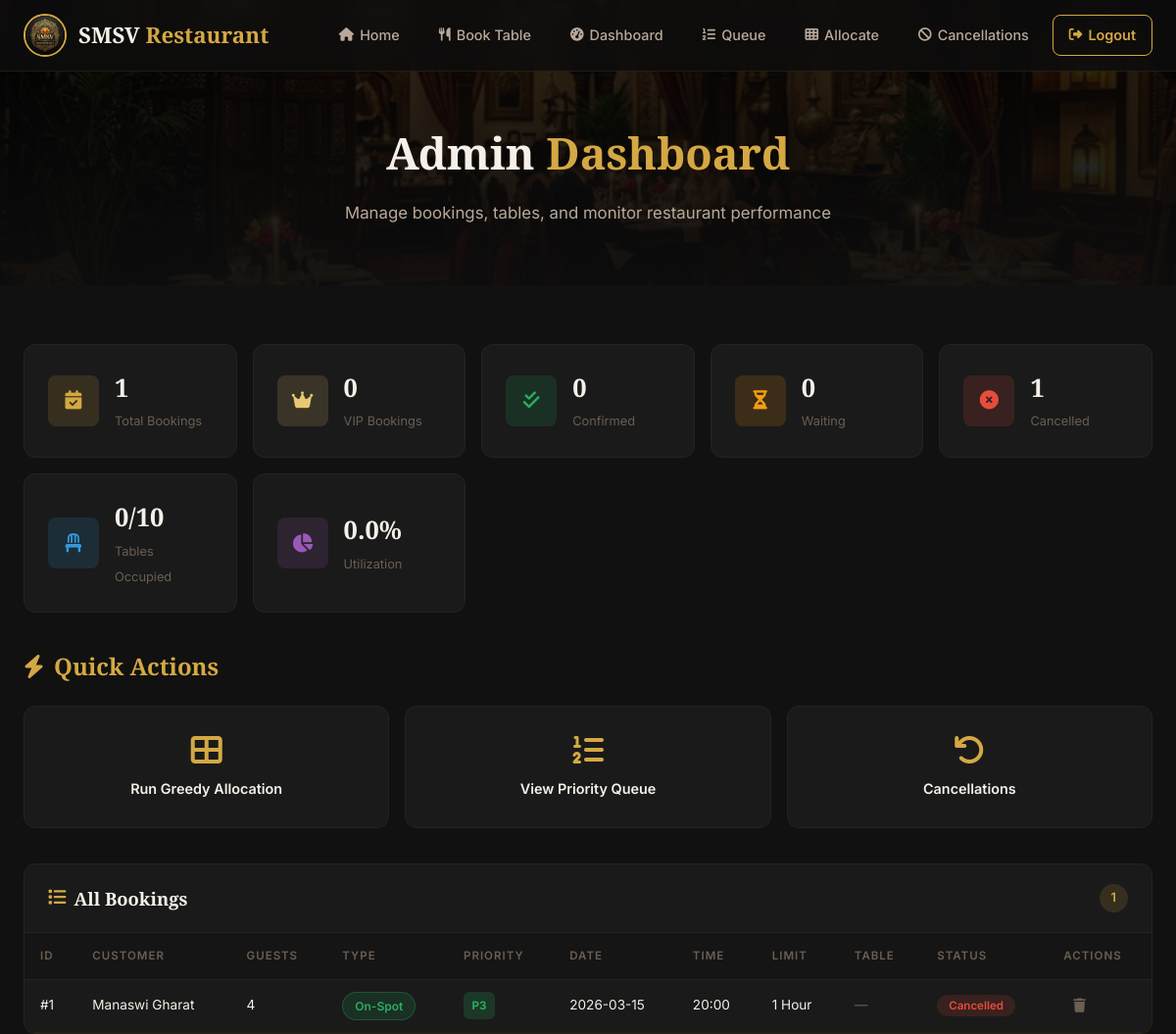
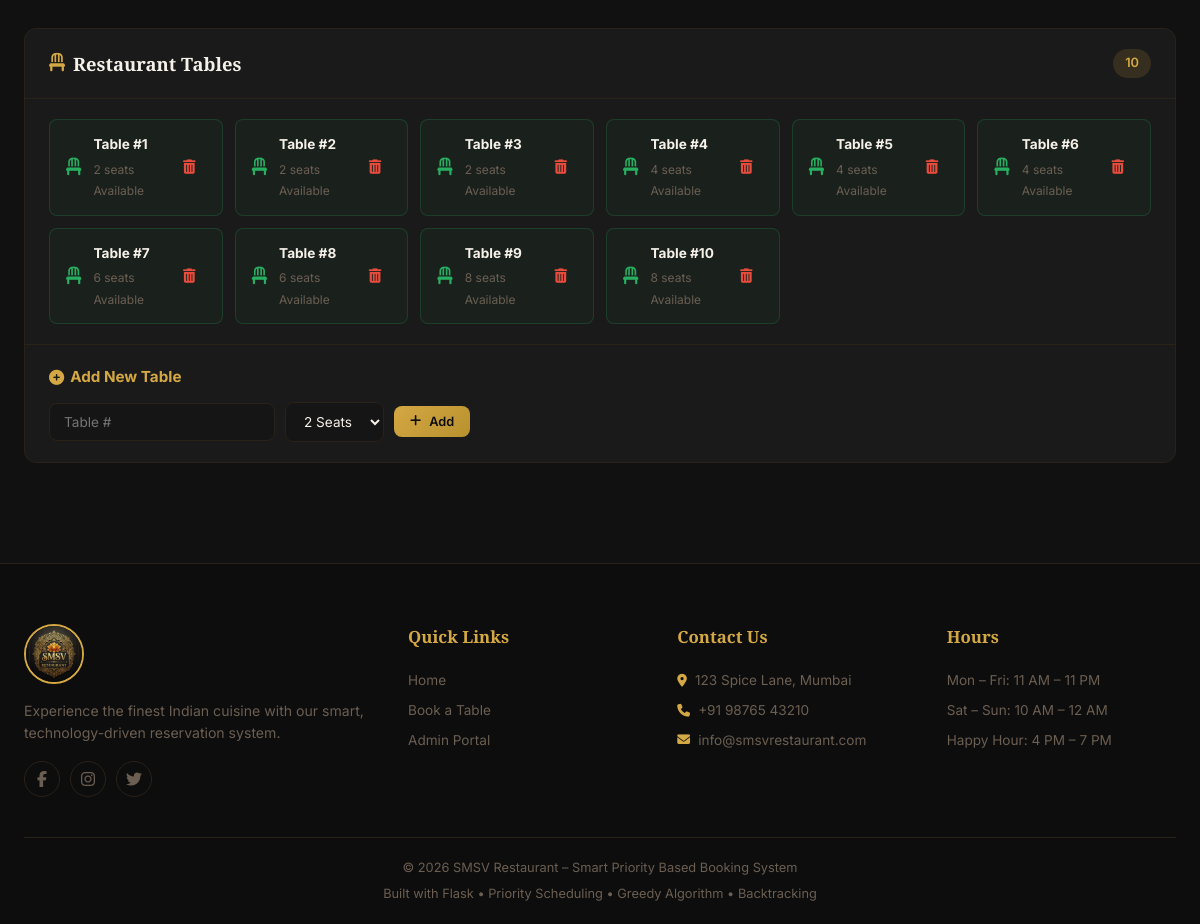
The app's page /admin/dashboard (signed in) with its own data (2 pictures, top to bottom).
### tables this page shows
CREATE TABLE bookings (
            id INTEGER PRIMARY KEY AUTOINCREMENT,
            customer_name TEXT NOT NULL,
            people_count INTEGER NOT NULL,
            booking_type TEXT NOT NULL CHECK(booking_type IN ('VIP', 'Pre-Booking', 'On-Spot')),
            priority INTEGER NOT NULL,
            booking_date TEXT NOT NULL,
            booking_time TEXT NOT NULL,
            time_limit TEXT NOT NULL,
            status TEXT NOT NULL DEFAULT 'Waiting'
                CHECK(status IN ('Waiting', 'Confirmed', 'Cancelled', 'Completed', 'Upgraded')),
            table_id INTEGER,
            created_at TIMESTAMP DEFAULT CURRENT_TIMESTAMP,
            notification TEXT,
            FOREIGN KEY (table_id) REFERENCES tables(id)
        );

CREATE TABLE tables (
            id INTEGER PRIMARY KEY AUTOINCREMENT,
            table_number INTEGER NOT NULL UNIQUE,
            capacity INTEGER NOT NULL,
            is_available INTEGER NOT NULL DEFAULT 1
        );

### app.py (the view)
@app.route('/admin/dashboard')
def admin_dashboard():
    if not session.get('admin'):
        flash('Please log in first.', 'error')
        return redirect(url_for('admin_login'))
    stats = get_dashboard_stats()
    bookings = get_all_bookings()
    tables = get_all_tables()
    return render_template('dashboard.html', stats=stats, bookings=bookings, tables=tables)

### database.py (called while the page is built)
def get_db():
    conn = sqlite3.connect(DATABASE)
    conn.row_factory = sqlite3.Row
    conn.execute("PRAGMA foreign_keys = ON")
    return conn

### models.py (called while the page is built)
def get_all_bookings():
    db = get_db()
    bookings = db.execute(
        '''SELECT b.*, t.table_number, t.capacity as table_capacity
           FROM bookings b
           LEFT JOIN tables t ON b.table_id = t.id
           ORDER BY b.priority ASC, b.booking_date ASC, b.booking_time ASC'''
    ).fetchall()
    db.close()
    return bookings

def get_all_tables():
    db = get_db()
    tables = db.execute(
        "SELECT * FROM tables ORDER BY capacity ASC, table_number ASC"
    ).fetchall()
    db.close()
    return tables

### templates/dashboard.html (shortened to what this page needs)
{% extends 'base.html' %}
{% block content %}
<section class="page-header page-header-sm">
    <div class="page-header-bg">
        <img src="{{ url_for('static', filename='images/interior.jpg') }}" alt="Interior">
        <div class="page-header-overlay"></div>
    </div>
    <div class="container">
        <h1>Admin <span class="text-gold">Dashboard</span></h1>
        <p>Manage bookings, tables, and monitor restaurant performance</p>
    </div>
</section>
<section class="dashboard-section">
    <div class="container">
        <div class="stats-grid">
            <div class="stat-card stat-primary">
                <div class="stat-icon"><i class="fas fa-calendar-check"></i></div>
                <div class="stat-info">
                    <span class="stat-number">{{ stats.total_bookings }}</span>
                    <span class="stat-label">Total Bookings</span>
                </div>
            </div>
            <div class="stat-card stat-gold">
                <div class="stat-icon"><i class="fas fa-crown"></i></div>
                <div class="stat-info">
                    <span class="stat-number">{{ stats.vip_bookings }}</span>
                    <span class="stat-label">VIP Bookings</span>
                </div>
            </div>
            <div class="stat-card stat-green">
                <div class="stat-icon"><i class="fas fa-check-double"></i></div>
                <div class="stat-info">
                    <span class="stat-number">{{ stats.confirmed_bookings }}</span>
                    <span class="stat-label">Confirmed</span>
                </div>
            </div>
            <div class="stat-card stat-orange">
                <div class="stat-icon"><i class="fas fa-hourglass-half"></i></div>
                <div class="stat-info">
                    <span class="stat-number">{{ stats.waiting_bookings }}</span>
                    <span class="stat-label">Waiting</span>
                </div>
            </div>
            <div class="stat-card stat-red">
                <div class="stat-icon"><i class="fas fa-times-circle"></i></div>
                <div class="stat-info">
                    <span class="stat-number">{{ stats.cancelled_bookings }}</span>
                    <span class="stat-label">Cancelled</span>
                </div>
            </div>
            <div class="stat-card stat-blue">
                <div class="stat-icon"><i class="fas fa-chair"></i></div>
                <div class="stat-info">
                    <span class="stat-number">{{ stats.occupied_tables }}/{{ stats.total_tables }}</span>
                    <span class="stat-label">Tables Occupied</span>
                </div>
            </div>
            <div class="stat-card stat-purple">
                <div class="stat-icon"><i class="fas fa-chart-pie"></i></div>
                <div class="stat-info">
                    <span class="stat-number">{{ stats.utilization }}%</span>
                    <span class="stat-label">Utilization</span>
                </div>
            </div>
        </div>
        <div class="quick-actions">
            <h2 class="section-title-sm"><i class="fas fa-bolt"></i> Quick Actions</h2>
            <div class="action-grid">
                <a href="{{ url_for('table_allocation') }}" class="action-btn action-allocate">
                    <i class="fas fa-th-large"></i>
                    <span>Run Greedy Allocation</span>
                </a>
                <a href="{{ url_for('booking_queue') }}" class="action-btn action-queue">
                    <i class="fas fa-list-ol"></i>
                    <span>View Priority Queue</span>
                </a>
                <a href="{{ url_for('cancellation_management') }}" class="action-btn action-cancel">
                    <i class="fas fa-undo"></i>
                    <span>Cancellations</span>
                </a>
            </div>
        </div>
        <div class="dashboard-grid">
            <div class="dashboard-card">
                <div class="card-header">
                    <h3><i class="fas fa-list"></i> All Bookings</h3>
                    <span class="card-badge">{{ bookings|length }}</span>
                </div>
                <div class="table-responsive">
                    <table class="data-table">
                        <thead>
                            <tr>
                                <th>ID</th>
                                <th>Customer</th>
                                <th>Guests</th>
                                <th>Type</th>
                                <th>Priority</th>
                                <th>Date</th>
                                <th>Time</th>
                                <th>Limit</th>
                                <th>Table</th>
                                <th>Status</th>
                                <th>Actions</th>
                            </tr>
                        </thead>
                        <tbody>
                            {% for b in bookings %}
                            <tr>
                                <td>#{{ b.id }}</td>
                                <td>{{ b.customer_name }}</td>
                                <td>{{ b.people_count }}</td>
                                <td><span class="badge badge-{{ b.booking_type|lower|replace('-', '') }}">{{
                                        b.booking_type }}</span></td>
                                <td>
                                    <span class="priority-badge priority-{{ b.priority }}">P{{ b.priority }}</span>
                                </td>
                                <td>{{ b.booking_date }}</td>
                                <td>{{ b.booking_time }}</td>
                                <td>{{ b.time_limit }}</td>
                                <td>{% if b.table_number %}#{{ b.table_number }}{% else %}<span
                                        class="text-muted">—</span>{% endif %}</td>
                                <td><span class="status-badge status-{{ b.status|lower }}">{{ b.status }}</span></td>
                                <td>
                                    <form method="POST" action="{{ url_for('delete_booking_route', booking_id=b.id) }}"
                                        style="display:inline"
                                        onsubmit="return confirm('Delete booking #{{ b.id }} permanently?')">
                                        <button type="submit" class="btn-icon btn-icon-muted" title="Delete"><i
                                                class="fas fa-trash"></i></button>
                                    </form>
                                </td>
                            </tr>
                            {% endfor %}
                        </tbody>
                    </table>
                </div>
            </div>
            <div class="dashboard-card">
                <div class="card-header">
                    <h3><i class="fas fa-chair"></i> Restaurant Tables</h3>
                    <span class="card-badge">{{ tables|length }}</span>
                </div>
                <div class="tables-grid">
                    {% for t in tables %}
                    <div class="table-tile {{ 'occupied' if not t.is_available else 'available' }}">
                        <div class="table-tile-icon">
                            <i class="fas fa-{{ 'lock' if not t.is_available else 'chair' }}"></i>
                        </div>
                        <div class="table-tile-info">
                            <strong>Table #{{ t.table_number }}</strong>
                            <span>{{ t.capacity }} seats</span>
                            <span class="table-status">{{ 'Occupied' if not t.is_available else 'Available' }}</span>
                        </div>
                        {% if t.is_available %}
                        <form method="POST" action="{{ url_for('delete_table_route', table_id=t.id) }}"
                            onsubmit="return confirm('Delete Table #{{ t.table_number }}?')">
                            <button type="submit" class="btn-icon btn-icon-danger btn-sm" title="Delete Table">
                                <i class="fas fa-trash-alt"></i>
                            </button>
                        </form>
                        {% endif %}
                    </div>
                    {% endfor %}
                </div>
                <div class="add-table-form">
                    <h4><i class="fas fa-plus-circle"></i> Add New Table</h4>
                    <form method="POST" action="{{ url_for('add_table_route') }}" class="inline-form">
                        <input type="number" name="table_number" placeholder="Table #" required min="1"
                            class="input-sm">
                        <select name="capacity" class="input-sm">
                            <option value="2">2 Seats</option>
                        </select>
                        <button type="submit" class="btn btn-primary btn-sm">
                            <i class="fas fa-plus"></i> Add
                        </button>
                    </form>
                </div>
            </div>
        </div>
    </div>
</section>
{% endblock %}

### templates/base.html (shortened to what this page needs)
<!DOCTYPE html>
<html lang="en">
<head>
    <link rel="stylesheet" href="https://cdnjs.cloudflare.com/ajax/libs/font-awesome/6.5.1/css/all.min.css">
    <link rel="stylesheet" href="{{ url_for('static', filename='css/style.css') }}">
</head>
<body>
    <nav class="navbar" id="main-nav">
        <div class="nav-container">
            <a href="{{ url_for('home') }}" class="nav-logo">
                <img src="{{ url_for('static', filename='images/logo.png') }}" alt="SMSV Logo" class="nav-logo-img">
                <span class="nav-logo-text">SMSV<span class="nav-logo-accent"> Restaurant</span></span>
            </a>
            <ul class="nav-links" id="nav-links">
                <li><a href="{{ url_for('home') }}"><i class="fas fa-home"></i> Home</a></li>
                <li><a href="{{ url_for('book_table') }}"><i class="fas fa-utensils"></i> Book Table</a></li>
                {% if session.get('admin') %}
                <li><a href="{{ url_for('admin_dashboard') }}"><i class="fas fa-tachometer-alt"></i> Dashboard</a></li>
                <li><a href="{{ url_for('booking_queue') }}"><i class="fas fa-list-ol"></i> Queue</a></li>
                <li><a href="{{ url_for('table_allocation') }}"><i class="fas fa-th"></i> Allocate</a></li>
                <li><a href="{{ url_for('cancellation_management') }}"><i class="fas fa-ban"></i> Cancellations</a></li>
                <li><a href="{{ url_for('admin_logout') }}" class="nav-btn nav-btn-outline"><i class="fas fa-sign-out-alt"></i> Logout</a></li>
                {% else %}
                <li><a href="{{ url_for('admin_login') }}" class="nav-btn"><i class="fas fa-lock"></i> Admin Login</a></li>
                {% endif %}
            </ul>
        </div>
    </nav>
    <main>
        {% block content %}{% endblock %}
    </main>
    <footer class="footer">
        <div class="footer-container">
            <div class="footer-grid">
                <div class="footer-col">
                    <img src="{{ url_for('static', filename='images/logo.png') }}" alt="SMSV" class="footer-logo">
                    <p class="footer-desc">Experience the finest Indian cuisine with our smart, technology-driven reservation system.</p>
                    <div class="footer-social">
                        <a href="#"><i class="fab fa-facebook-f"></i></a>
                        <a href="#"><i class="fab fa-instagram"></i></a>
                        <a href="#"><i class="fab fa-twitter"></i></a>
                    </div>
                </div>
                <div class="footer-col">
                    <h4>Quick Links</h4>
                    <ul>
                        <li><a href="{{ url_for('home') }}">Home</a></li>
                        <li><a href="{{ url_for('book_table') }}">Book a Table</a></li>
                        <li><a href="{{ url_for('admin_login') }}">Admin Portal</a></li>
                    </ul>
                </div>
                <div class="footer-col">
                    <h4>Contact Us</h4>
                    <ul>
                        <li><i class="fas fa-map-marker-alt"></i> 123 Spice Lane, Mumbai</li>
                        <li><i class="fas fa-phone"></i> +91 98765 43210</li>
                        <li><i class="fas fa-envelope"></i> info@smsvrestaurant.com</li>
                    </ul>
                </div>
                <div class="footer-col">
                    <h4>Hours</h4>
                    <ul>
                        <li>Mon – Fri: 11 AM – 11 PM</li>
                        <li>Sat – Sun: 10 AM – 12 AM</li>
                        <li>Happy Hour: 4 PM – 7 PM</li>
                    </ul>
                </div>
            </div>
            <div class="footer-bottom">
                <p>&copy; 2026 SMSV Restaurant – Smart Priority Based Booking System</p>
                <p class="footer-tech">Built with Flask &bull; Priority Scheduling &bull; Greedy Algorithm &bull; Backtracking</p>
            </div>
        </div>
    </footer>
</body>
</html>

### records on screen
bookings: id "1", customer_name "Manaswi Gharat", people_count "4", booking_type "On-Spot", priority "3", booking_date "2026-03-15", booking_time "20:00", time_limit "1 Hour", status "Cancelled"
tables: table_number "1", capacity "2", is_available "Available"
tables: table_number "2", capacity "2", is_available "Available"
tables: table_number "3", capacity "2", is_available "Available"
tables: table_number "4", capacity "4", is_available "Available"
tables: table_number "5", capacity "4", is_available "Available"
tables: table_number "6", capacity "4", is_available "Available"
tables: table_number "7", capacity "6", is_available "Available"
tables: table_number "8", capacity "6", is_available "Available"
tables: table_number "9", capacity "8", is_available "Available"
tables: table_number "10", capacity "8", is_available "Available"

### other values on screen
{{ stats.total_bookings }} "1"
{{ stats.vip_bookings }} "0"
{{ stats.confirmed_bookings }} "0"
{{ stats.waiting_bookings }} "0"
{{ stats.cancelled_bookings }} "1"
{{ stats.occupied_tables }} "0"
{{ stats.total_tables }} "10"
{{ stats.utilization }} "0.0"
{{ bookings|length }} "1"
{{ tables|length }} "10"
